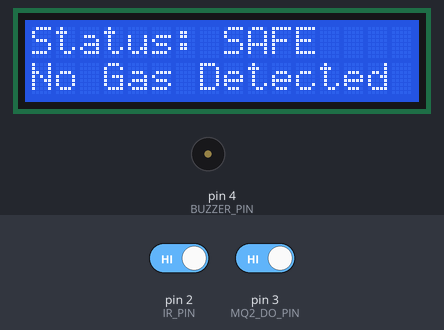
The sketch below on a simulated Arduino Uno, built with avr-gcc and run on an emulated ATmega328P. On the bench: 16×2 character LCD, buzzer (waves = sounding). The inputs (shaded band) are chosen by the test bench; at power-on: pin 3 (MQ2_DO_PIN) HIGH, pin 2 (IR_PIN) HIGH.

Above: at 3.2 s.
3.3 s: pin 3 (MQ2_DO_PIN) driven LOW
At 4.1 s:
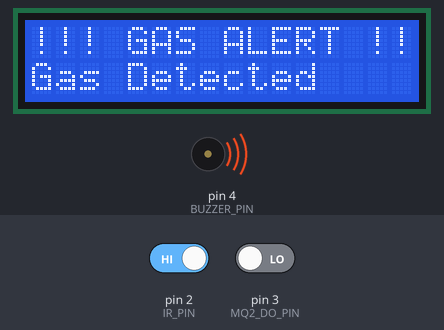
5.0 s: pin 2 (IR_PIN) driven LOW
At 5.7 s:
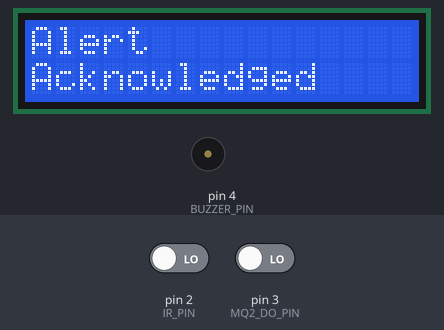
Timing chart, 0 to 8.0 s (numbered marks = the images above; inputs shaded):
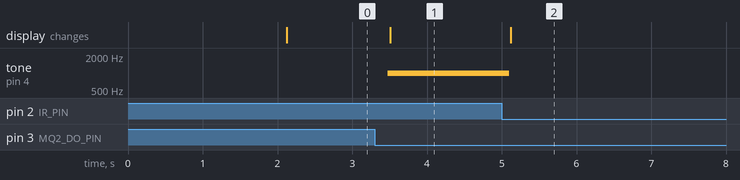

The sketch:

circuit.ino
```cpp
#include <Wire.h>
#include <LiquidCrystal_I2C.h>

LiquidCrystal_I2C lcd(0x27, 16, 2);

// Pins
#define MQ2_DO_PIN 3
#define IR_PIN 2
#define BUZZER_PIN 4

// 15 Seconds
#define ACK_DURATION 15000UL

bool alertActive = false;
bool ackActive = false;
bool irLocked = false;

unsigned long ackStartTime = 0;

void setup() {
  pinMode(MQ2_DO_PIN, INPUT);
  pinMode(IR_PIN, INPUT_PULLUP);   // stabilize IR
  pinMode(BUZZER_PIN, OUTPUT);

  lcd.init();
  lcd.backlight();

  lcd.setCursor(0, 0);
  lcd.print("Gas Detector");
  lcd.setCursor(0, 1);
  lcd.print("System Ready");
  delay(2000);
  lcd.clear();
}

void loop() {
  int gasDetected = digitalRead(MQ2_DO_PIN); // LOW = gas
  int irState = digitalRead(IR_PIN);

  // 🔥 GAS DETECTION (only if not acknowledged)
  if (!ackActive && gasDetected == LOW) {
    alertActive = true;
  }

  // ✋ IR ACKNOWLEDGE
  if (alertActive && !irLocked && irState == LOW) {
    irLocked = true;
    alertActive = false;
    ackActive = true;
    ackStartTime = millis();

    noTone(BUZZER_PIN);

    lcd.clear();
    lcd.setCursor(0, 0);
    lcd.print("Alert");
    lcd.setCursor(0, 1);
    lcd.print("Acknowledged");
  }

  // TIMER
  if (ackActive) {
    if (millis() - ackStartTime >= ACK_DURATION) {
      ackActive = false;
      irLocked = false;
      lcd.clear();
    }
    return;
  }

  // ALERT
  if (alertActive) {
    tone(BUZZER_PIN, 1000);

    lcd.setCursor(0, 0);
    lcd.print("!!! GAS ALERT !!!");
    lcd.setCursor(0, 1);
    lcd.print("Gas Detected    ");
  }
  // SAFE
  else {
    noTone(BUZZER_PIN);

    lcd.setCursor(0, 0);
    lcd.print("Status: SAFE    ");
    lcd.setCursor(0, 1);
    lcd.print("No Gas Detected ");
  }

  delay(200);
}
```

Measured:
- after the input at 3.3 s, tone on pin 4 (BUZZER_PIN): silent → 1000 Hz after 0.18 s; the display: changes after 0.21 s (image 1)
- after the input at 5.0 s, tone on pin 4 (BUZZER_PIN): 1000 Hz → silent after 0.10 s; the display: changes after 0.12 s (image 2)
